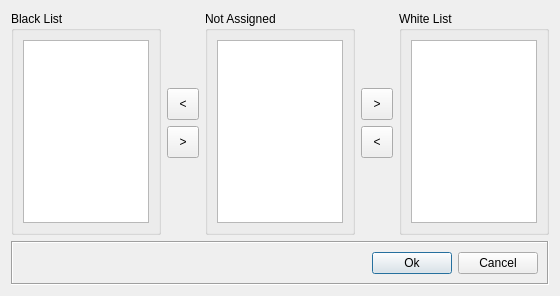
<?xml version="1.0" encoding="UTF-8"?>
<ui version="4.0">
 <class>AddACLDialog</class>
 <widget class="QDialog" name="AddACLDialog">
  <property name="geometry">
   <rect>
    <x>0</x>
    <y>0</y>
    <width>556</width>
    <height>296</height>
   </rect>
  </property>
  <property name="windowTitle">
   <string>Dialog</string>
  </property>
  <layout class="QGridLayout" name="gridLayout">
   <item row="0" column="3">
    <spacer name="verticalSpacer_2">
     <property name="orientation">
      <enum>Qt::Vertical</enum>
     </property>
     <property name="sizeHint" stdset="0">
      <size>
       <width>20</width>
       <height>40</height>
      </size>
     </property>
    </spacer>
   </item>
   <item row="3" column="3">
    <spacer name="verticalSpacer">
     <property name="orientation">
      <enum>Qt::Vertical</enum>
     </property>
     <property name="sizeHint" stdset="0">
      <size>
       <width>20</width>
       <height>40</height>
      </size>
     </property>
    </spacer>
   </item>
   <item row="5" column="0" colspan="6">
    <widget class="QFrame" name="frame">
     <property name="frameShape">
      <enum>QFrame::Box</enum>
     </property>
     <property name="frameShadow">
      <enum>QFrame::Sunken</enum>
     </property>
     <layout class="QHBoxLayout" name="horizontalLayout">
      <item>
       <spacer name="horizontalSpacer">
        <property name="orientation">
         <enum>Qt::Horizontal</enum>
        </property>
        <property name="sizeHint" stdset="0">
         <size>
          <width>40</width>
          <height>20</height>
         </size>
        </property>
       </spacer>
      </item>
      <item>
       <widget class="QPushButton" name="pushButton">
        <property name="text">
         <string>Ok</string>
        </property>
       </widget>
      </item>
      <item>
       <widget class="QPushButton" name="pushButton_2">
        <property name="text">
         <string>Cancel</string>
        </property>
       </widget>
      </item>
     </layout>
    </widget>
   </item>
   <item row="1" column="1">
    <widget class="QToolButton" name="pbAddToRejectList">
     <property name="minimumSize">
      <size>
       <width>32</width>
       <height>32</height>
      </size>
     </property>
     <property name="text">
      <string>&lt;</string>
     </property>
    </widget>
   </item>
   <item row="2" column="1">
    <widget class="QToolButton" name="pbRemoveFromRejectList">
     <property name="minimumSize">
      <size>
       <width>32</width>
       <height>32</height>
      </size>
     </property>
     <property name="text">
      <string>&gt;</string>
     </property>
    </widget>
   </item>
   <item row="1" column="3">
    <widget class="QToolButton" name="pbAddToAcceptList">
     <property name="minimumSize">
      <size>
       <width>32</width>
       <height>32</height>
      </size>
     </property>
     <property name="text">
      <string>&gt;</string>
     </property>
    </widget>
   </item>
   <item row="2" column="3">
    <widget class="QToolButton" name="pbRemoveFromAcceptList">
     <property name="minimumSize">
      <size>
       <width>32</width>
       <height>32</height>
      </size>
     </property>
     <property name="text">
      <string>&lt;</string>
     </property>
    </widget>
   </item>
   <item row="0" column="0" rowspan="4">
    <widget class="QGroupBox" name="groupBox">
     <property name="sizePolicy">
      <sizepolicy hsizetype="Expanding" vsizetype="Expanding">
       <horstretch>1</horstretch>
       <verstretch>0</verstretch>
      </sizepolicy>
     </property>
     <property name="minimumSize">
      <size>
       <width>150</width>
       <height>0</height>
      </size>
     </property>
     <property name="title">
      <string>Black List</string>
     </property>
     <layout class="QVBoxLayout" name="verticalLayout">
      <item>
       <widget class="QListWidget" name="lwRejectList">
        <property name="sizePolicy">
         <sizepolicy hsizetype="Expanding" vsizetype="Expanding">
          <horstretch>0</horstretch>
          <verstretch>0</verstretch>
         </sizepolicy>
        </property>
        <property name="palette">
         <palette>
          <active>
           <colorrole role="Text">
            <brush brushstyle="SolidPattern">
             <color alpha="255">
              <red>127</red>
              <green>0</green>
              <blue>0</blue>
             </color>
            </brush>
           </colorrole>
          </active>
          <inactive>
           <colorrole role="Text">
            <brush brushstyle="SolidPattern">
             <color alpha="255">
              <red>127</red>
              <green>0</green>
              <blue>0</blue>
             </color>
            </brush>
           </colorrole>
          </inactive>
          <disabled>
           <colorrole role="Text">
            <brush brushstyle="SolidPattern">
             <color alpha="255">
              <red>113</red>
              <green>112</green>
              <blue>110</blue>
             </color>
            </brush>
           </colorrole>
          </disabled>
         </palette>
        </property>
       </widget>
      </item>
     </layout>
    </widget>
   </item>
   <item row="0" column="2" rowspan="4">
    <widget class="QGroupBox" name="groupBox_2">
     <property name="sizePolicy">
      <sizepolicy hsizetype="Expanding" vsizetype="Expanding">
       <horstretch>1</horstretch>
       <verstretch>0</verstretch>
      </sizepolicy>
     </property>
     <property name="minimumSize">
      <size>
       <width>150</width>
       <height>0</height>
      </size>
     </property>
     <property name="title">
      <string>Not Assigned</string>
     </property>
     <layout class="QVBoxLayout" name="verticalLayout_2">
      <item>
       <widget class="QListView" name="lvFootprints">
        <property name="sizePolicy">
         <sizepolicy hsizetype="Expanding" vsizetype="Expanding">
          <horstretch>0</horstretch>
          <verstretch>0</verstretch>
         </sizepolicy>
        </property>
       </widget>
      </item>
     </layout>
    </widget>
   </item>
   <item row="0" column="4" rowspan="4" colspan="2">
    <widget class="QGroupBox" name="groupBox_3">
     <property name="sizePolicy">
      <sizepolicy hsizetype="Expanding" vsizetype="Expanding">
       <horstretch>1</horstretch>
       <verstretch>0</verstretch>
      </sizepolicy>
     </property>
     <property name="minimumSize">
      <size>
       <width>150</width>
       <height>0</height>
      </size>
     </property>
     <property name="title">
      <string>White List</string>
     </property>
     <layout class="QHBoxLayout" name="horizontalLayout_2">
      <item>
       <widget class="QTableView" name="tvAcceptedFootprints">
        <property name="sizePolicy">
         <sizepolicy hsizetype="Expanding" vsizetype="Expanding">
          <horstretch>0</horstretch>
          <verstretch>0</verstretch>
         </sizepolicy>
        </property>
        <property name="selectionMode">
         <enum>QAbstractItemView::SingleSelection</enum>
        </property>
        <property name="selectionBehavior">
         <enum>QAbstractItemView::SelectRows</enum>
        </property>
       </widget>
      </item>
     </layout>
    </widget>
   </item>
  </layout>
 </widget>
 <resources/>
 <connections>
  <connection>
   <sender>pushButton</sender>
   <signal>clicked()</signal>
   <receiver>AddACLDialog</receiver>
   <slot>accept()</slot>
   <hints>
    <hint type="sourcelabel">
     <x>390</x>
     <y>318</y>
    </hint>
    <hint type="destinationlabel">
     <x>364</x>
     <y>232</y>
    </hint>
   </hints>
  </connection>
  <connection>
   <sender>pushButton_2</sender>
   <signal>clicked()</signal>
   <receiver>AddACLDialog</receiver>
   <slot>reject()</slot>
   <hints>
    <hint type="sourcelabel">
     <x>452</x>
     <y>313</y>
    </hint>
    <hint type="destinationlabel">
     <x>364</x>
     <y>194</y>
    </hint>
   </hints>
  </connection>
 </connections>
</ui>
